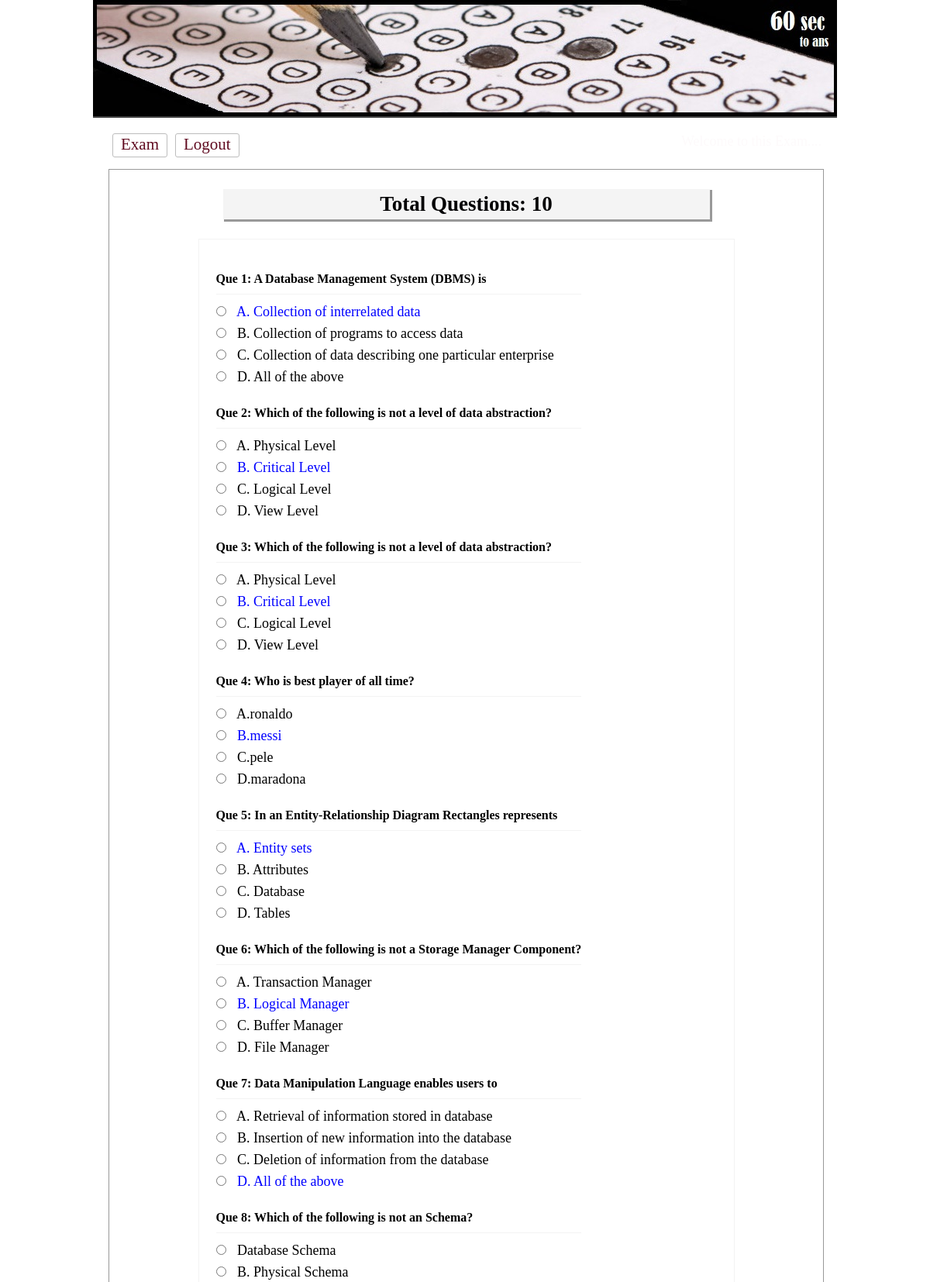
The page /viewans.php (signed in, upper part) on the database its author committed.
### tables this page shows
CREATE TABLE `tbl_ques` (
  `id` int(11) NOT NULL,
  `quesNo` int(11) NOT NULL,
  `ques` mediumtext NOT NULL
);

CREATE TABLE `tbl_ans` (
  `id` int(11) NOT NULL,
  `quesNo` int(11) NOT NULL,
  `rightAns` int(11) NOT NULL DEFAULT '0',
  `ans` mediumtext NOT NULL
);

### classes/Exam.php (called while the page is built, shortened)
<?php
    $filepath = realpath(dirname(__FILE__));
	include_once ($filepath.'/../lib/Database.php');
class Exam{
	private $db;
	public function __construct(){
		$this->db = new Database();
	}
	public function getQueByOrder(){
		$query = "select * from tbl_ques order by quesNo ASC";
		$result = $this->db->select($query);
		return $result;
	}
	public function getTotalRows(){
		$query = "select * from tbl_ques";
		$getResult = $this->db->select($query);
		$total = $getResult->num_rows;
		return $total;
	}
	  public function getAnswer($number){
		$query = "select * from tbl_ans where quesNo = '$number'";
		$getdata = $this->db->select($query);
		return $getdata ;
	  }
}
?>

### lib/Database.php (called while the page is built, shortened)
<?php
Class Database{
	public $host   = DB_HOST;
	public $user   = DB_USER;
	public $pass   = DB_PASS;
	public $dbname = DB_NAME;
	public $link;
	private function connectDB(){
	$this->link = new mysqli($this->host, $this->user, $this->pass, $this->dbname);
 }
	public function select($query){
		$result = $this->link->query($query) or die($this->link->error.__LINE__);
		if($result->num_rows > 0){
			return $result;
		} else {
			return false;
		}
	}
}

### viewans.php (the view, shortened to what this page needs)
 <?php include 'inc/header.php'; ?>
<?php
	$total       = $exm->getTotalRows();
?>
<div class="main">
<h1>Total Questions: <?php echo $total; ?></h1>
	<div class="viewans">
		<table>
		<?php
			$getQues = $exm->getQueByOrder();
			if($getQues){
				while($question = $getQues->fetch_assoc()){
		?>
			<tr>
				<td colspan="2">
				 <h3>Que <?php echo $question['quesNo']; ?>: <?php echo $question['ques']; ?></h3>
				</td>
			</tr>
			<?php
				$number = $question['quesNo'];
				$answer = $exm->getAnswer($number);
				if($answer){
					while($result = $answer->fetch_assoc()){
			?>
			<tr>
				<td>
				 <input type="radio"/>
				 <?php
						if($result['rightAns'] == '1'){
							echo "<span style='color:blue'>".$result['ans']."</span>";
						}else{
							echo $result['ans'];
						}
					?>
				</td>
			</tr>
				<?php } } ?>
			<?php } } ?>
		</table>
</div>
 </div>
<?php include 'inc/footer.php'; ?>

### css/main.css (style rules this page uses)
* { margin:0;padding:0;outline:none }
body { font-family:verdana }
.main { background: #fff none repeat scroll 0 0; border: 1px solid #999; margin-top: 10px; min-height: 368px; padding: 15px; width: 891px; }
.main h1 { background: #f4f4f4 none repeat scroll 0 0; font-family: "Times New Roman", Times, serif; box-shadow: 2px 2px 0 1px #999; color: #010002; margin: 10px auto 25px; padding: 4px; text-align: center; width: 620px; }
.viewans { border: 1px solid #f3f3f3; margin: 0 auto; max-width: 650px; padding: 20px; }
.viewans input[type="radio"] { margin-bottom: 10px; margin-right: 10px; cursor:pointer; }
.viewans h3 { border-bottom: 1px solid #f3f3f3; font-size: 16px; margin-bottom: 10px; padding-bottom: 10px; margin-top:20px; }

### rows shown on the page
tbl_ques: quesNo "1", ques "A Database Management System (DBMS) is"
tbl_ans: ans "A. Collection of interrelated data"
tbl_ans: ans "B. Collection of programs to access data"
tbl_ans: ans "C. Collection of data describing one particular enterprise"
tbl_ans: ans "D. All of the above"
tbl_ques: quesNo "2", ques "Which of the following is not a level of data abstraction?"
tbl_ans: ans "A. Physical Level"
tbl_ans: ans "B. Critical Level"
tbl_ans: ans "C. Logical Level"
tbl_ans: ans "D. View Level"
tbl_ques: quesNo "3", ques "Which of the following is not a level of data abstraction?"
tbl_ans: ans "A. Physical Level"
tbl_ans: ans "B. Critical Level"
tbl_ans: ans "C. Logical Level"
tbl_ans: ans "D. View Level"
tbl_ques: quesNo "4", ques "Who is best player of all time?"
tbl_ans: ans "A.ronaldo"
tbl_ans: ans "B.messi"
tbl_ans: ans "C.pele"
tbl_ans: ans "D.maradona"
tbl_ques: quesNo "5", ques "In an Entity-Relationship Diagram Rectangles represents"
tbl_ans: ans "A. Entity sets"
tbl_ans: ans "B. Attributes"
tbl_ans: ans "C. Database"
tbl_ans: ans "D. Tables"
tbl_ques: quesNo "6", ques "Which of the following is not a Storage Manager Component?"
tbl_ans: ans "A. Transaction Manager"
tbl_ans: ans "B. Logical Manager"
tbl_ans: ans "C. Buffer Manager"
tbl_ans: ans "D. File Manager"
tbl_ques: quesNo "7", ques "Data Manipulation Language enables users to"
tbl_ans: ans "A. Retrieval of information stored in database"
tbl_ans: ans "B. Insertion of new information into the database"
tbl_ans: ans "C. Deletion of information from the database"
tbl_ans: ans "D. All of the above"
tbl_ques: quesNo "8", ques "Which of the following is not an Schema?"
tbl_ans: ans "Database Schema"
tbl_ans: ans "B. Physical Schema"

### other values the page prints
$total "10"
